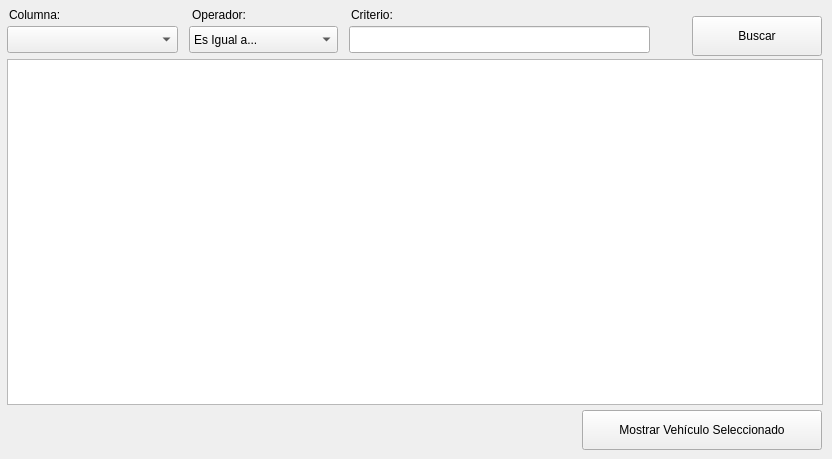
    <widget class="QWidget" name="tab_search">
     <attribute name="icon">
      <iconset>
       <normalon>:/Icons/icons/find.png</normalon>
      </iconset>
     </attribute>
     <attribute name="title">
      <string>Buscar</string>
     </attribute>
     <widget class="QTableWidget" name="tbl_buscar">
      <property name="geometry">
       <rect>
        <x>7</x>
        <y>59</y>
        <width>816</width>
        <height>346</height>
       </rect>
      </property>
      <property name="toolTip">
       <string>Resultados Búsqueda</string>
      </property>
     </widget>
     <widget class="QLineEdit" name="txt_criterio">
      <property name="geometry">
       <rect>
        <x>349</x>
        <y>26</y>
        <width>301</width>
        <height>27</height>
       </rect>
      </property>
      <property name="toolTip">
       <string>Ingrese un criterio de búsqueda basado en el operador</string>
      </property>
     </widget>
     <widget class="QComboBox" name="cmb_columna">
      <property name="geometry">
       <rect>
        <x>7</x>
        <y>26</y>
        <width>171</width>
        <height>27</height>
       </rect>
      </property>
      <property name="toolTip">
       <string>Seleccione una columna por la que desea buscar</string>
      </property>
     </widget>
     <widget class="QComboBox" name="cmb_operador">
      <property name="geometry">
       <rect>
        <x>189</x>
        <y>26</y>
        <width>149</width>
        <height>27</height>
       </rect>
      </property>
      <item>
       <property name="text">
        <string>Es Igual a...</string>
       </property>
      </item>
      <item>
       <property name="text">
        <string>Contiene...</string>
       </property>
      </item>
      <item>
       <property name="text">
        <string>Empieza Con...</string>
       </property>
      </item>
      <item>
       <property name="text">
        <string>Termina en...</string>
       </property>
      </item>
      <item>
       <property name="text">
        <string>No tiene...</string>
       </property>
      </item>
      <item>
       <property name="text">
        <string>Diferente de...</string>
       </property>
      </item>
     </widget>
     <widget class="QLabel" name="lbl_columna">
      <property name="geometry">
       <rect>
        <x>9</x>
        <y>6</y>
        <width>93</width>
        <height>17</height>
       </rect>
      </property>
      <property name="text">
       <string>Columna:</string>
      </property>
     </widget>
     <widget class="QLabel" name="lbl_operador">
      <property name="geometry">
       <rect>
        <x>192</x>
        <y>6</y>
        <width>79</width>
        <height>17</height>
       </rect>
      </property>
      <property name="text">
       <string>Operador:</string>
      </property>
     </widget>
     <widget class="QLabel" name="lbl_criterio">
      <property name="geometry">
       <rect>
        <x>351</x>
        <y>6</y>
        <width>101</width>
        <height>17</height>
       </rect>
      </property>
      <property name="text">
       <string>Criterio:</string>
      </property>
     </widget>
     <widget class="QPushButton" name="btn_buscar">
      <property name="geometry">
       <rect>
        <x>692</x>
        <y>16</y>
        <width>130</width>
        <height>40</height>
       </rect>
      </property>
      <property name="text">
       <string>Buscar</string>
      </property>
      <property name="icon">
       <iconset>
        <normalon>:/Icons/icons/kfind.png</normalon>
       </iconset>
      </property>
     </widget>
     <widget class="QPushButton" name="btn_mostrar">
      <property name="geometry">
       <rect>
        <x>582</x>
        <y>410</y>
        <width>240</width>
        <height>40</height>
       </rect>
      </property>
      <property name="text">
       <string>Mostrar Vehículo Seleccionado</string>
      </property>
      <property name="icon">
       <iconset>
        <normalon>:/Icons/icons/apply.png</normalon>
       </iconset>
      </property>
     </widget>
    </widget>
